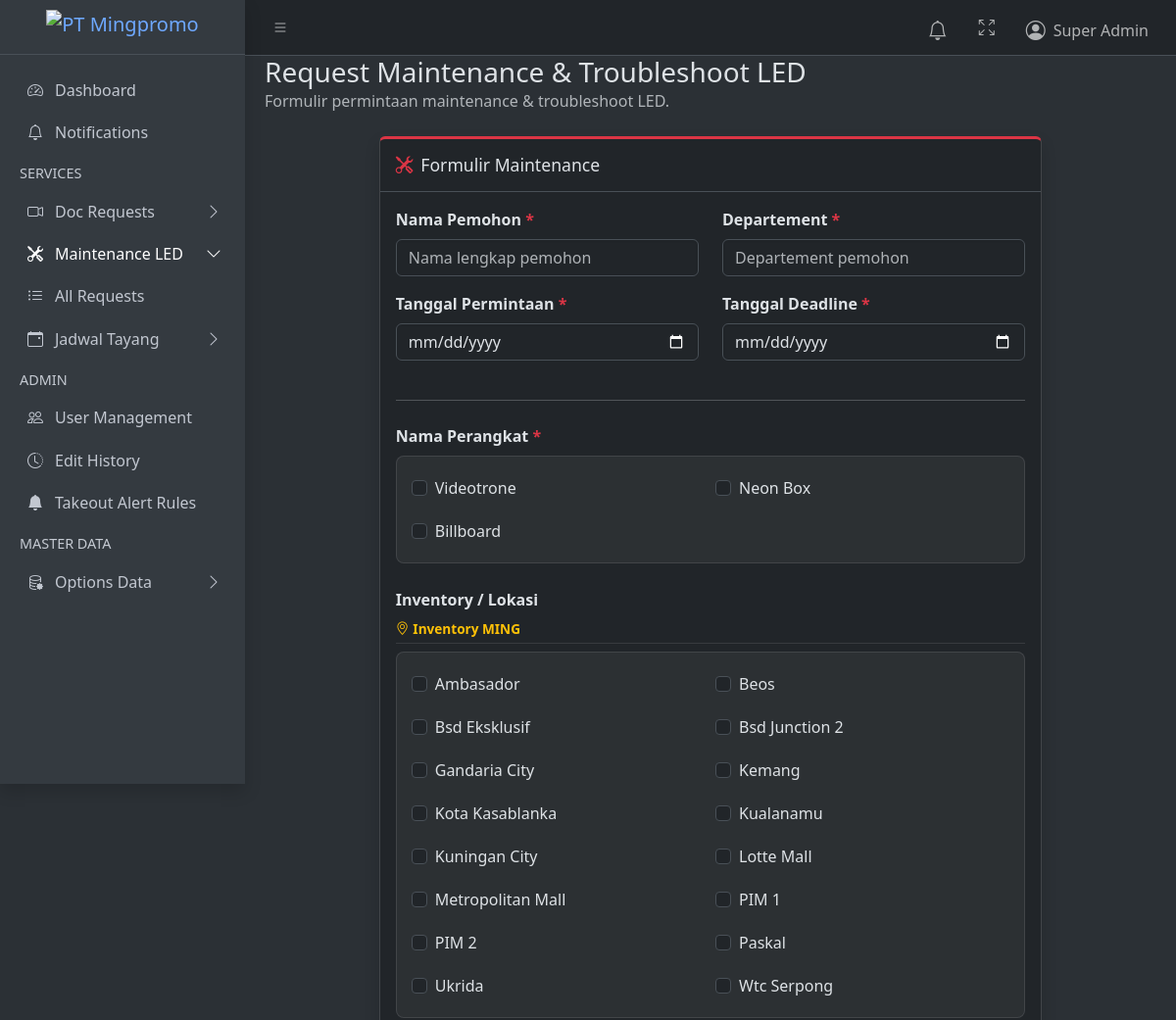
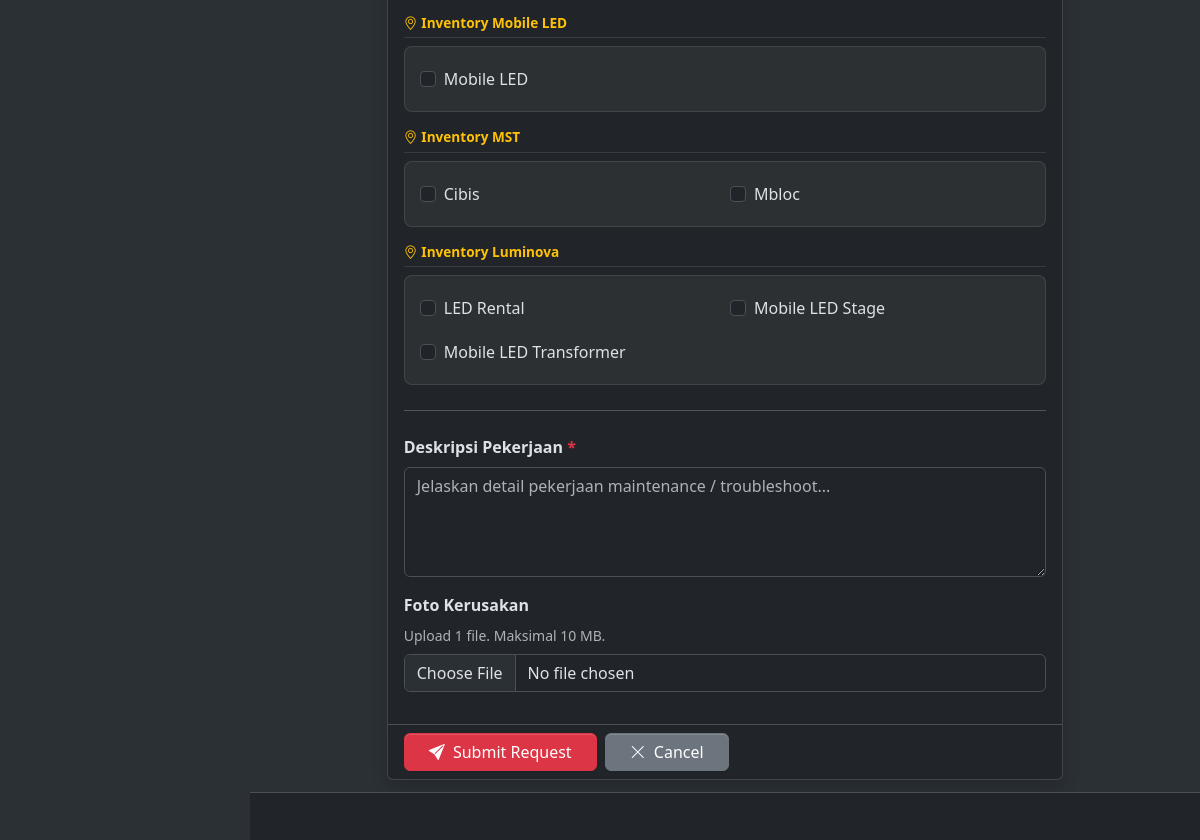
Page /maintenance/create/ (signed in) on the committed database (2 pictures, top to bottom).
### products/models.py (models this page shows, shortened)
class NamaPerangkat(models.Model):
    name = models.CharField(max_length=100, unique=True)
    def __str__(self):
        return self.name

class InventoryItem(models.Model):
    GROUP_CHOICES = [
        ('MING', 'Inventory MING'),
        ('MOBILE_LED', 'Inventory Mobile LED'),
        ('MST', 'Inventory MST'),
        ('LUMINOVA', 'Inventory Luminova'),
    ]
    name = models.CharField(max_length=150)
    group = models.CharField(max_length=20, choices=GROUP_CHOICES)
    class Meta:
        unique_together = ('name', 'group')
        ordering = ['group', 'name']

### products/views.py (the view)
# urls.py: path("maintenance/create/", views.maint_request_create, name="maint_request_create"),
@requester_or_admin_required
def maint_request_create(request):
    form = MaintenanceRequestForm(request.POST or None, request.FILES or None)
    if request.method == "POST" and form.is_valid():
        maint_req = form.save(commit=False)
        maint_req.submitted_by = request.user
        maint_req.save()
        form.save_m2m()
        return redirect("maint_request_list")
    inventory_grouped = {}
    for group_code, group_label in InventoryItem.GROUP_CHOICES:
        items = InventoryItem.objects.filter(group=group_code).order_by("name")
        if items.exists():
            inventory_grouped[group_code] = {
                "label": group_label,
                "items": items,
            }
    return render(request, "products/maint_request_form.html", {
        "form": form,
        "title": "Request Maintenance & Troubleshoot LED",
        "inventory_grouped": inventory_grouped,
    })

### products/views.py (called while the page is built)
def _is_admin(user):
    return user.is_superuser or user.groups.filter(name="admin").exists()

def requester_or_admin_required(view_func):
    @wraps(view_func)
    @login_required
    def wrapper(request, *args, **kwargs):
        if not (_is_admin(request.user) or _is_requester(request.user)):
            return _forbidden_response(request, "Halaman ini hanya bisa diakses oleh Requester atau Admin.")
        return view_func(request, *args, **kwargs)
    return wrapper

### products/templates/products/maint_request_form.html (shortened to what this page needs)
{% extends "layouts/base.html" %}
{% block content %}
<div class="mb-4">
    <h3 class="mb-0">{{ title }}</h3>
    <p class="text-muted mb-0">Formulir permintaan maintenance & troubleshoot LED.</p>
</div>
<div class="row">
    <div class="col-lg-10 col-xl-9 mx-auto">
        <div class="card card-danger card-outline shadow">
            <div class="card-header bg-transparent border-bottom">
                <h3 class="card-title mb-0">
                    <i class="bi bi-tools me-2 text-danger"></i>Formulir Maintenance
                </h3>
            </div>
            <form method="post" enctype="multipart/form-data" novalidate>
                <div class="card-body">
                    <div class="row">
                        <div class="col-md-6 mb-3">
                            <label for="{{ form.nama_pemohon.id_for_label }}" class="form-label fw-bold">
                                Nama Pemohon <span class="text-danger">*</span>
                            </label>
                            {{ form.nama_pemohon }}
                        </div>
                        <div class="col-md-6 mb-3">
                            <label for="{{ form.departement.id_for_label }}" class="form-label fw-bold">
                                Departement <span class="text-danger">*</span>
                            </label>
                            {{ form.departement }}
                        </div>
                    </div>
                    <div class="row">
                        <div class="col-md-6 mb-3">
                            <label for="{{ form.tanggal_permintaan.id_for_label }}" class="form-label fw-bold">
                                Tanggal Permintaan <span class="text-danger">*</span>
                            </label>
                            {{ form.tanggal_permintaan }}
                        </div>
                        <div class="col-md-6 mb-3">
                            <label for="{{ form.tanggal_deadline.id_for_label }}" class="form-label fw-bold">
                                Tanggal Deadline <span class="text-danger">*</span>
                            </label>
                            {{ form.tanggal_deadline }}
                        </div>
                    </div>
                    <hr class="my-4 opacity-25">
                    <div class="field-container">
                        <label class="form-label fw-bold mb-2">Nama Perangkat <span class="text-danger">*</span></label>
                        <div class="choice-grid">
                            {% for checkbox in form.nama_perangkat %}
                            <div class="form-check">
                                {{ checkbox.tag }}
                                <label class="form-check-label" for="{{ checkbox.id_for_label }}">{{ checkbox.choice_label }}</label>
                            </div>
                            {% endfor %}
                        </div>
                    </div>
                    <div class="field-container">
                        <label class="form-label fw-bold mb-2">Inventory / Lokasi</label>
                        {% for group_code, group_data in inventory_grouped.items %}
                        <div class="inventory-group">
                            <div class="inventory-group-header">
                                <i class="bi bi-geo-alt me-1"></i>{{ group_data.label }}
                            </div>
                            <div class="choice-grid">
                                {% for item in group_data.items %}
                                <div class="form-check">
                                    <input type="checkbox" name="inventory_items" value="{{ item.id }}"
                                           class="form-check-input" id="inv_{{ item.id }}"
                                           {% if item.id in form.inventory_items.value %}checked{% endif %}>
                                    <label class="form-check-label" for="inv_{{ item.id }}">{{ item.name }}</label>
                                </div>
                                {% endfor %}
                            </div>
                        </div>
                        {% empty %}
                        <div class="text-muted small">
                            <i class="bi bi-info-circle me-1"></i>Belum ada data inventory. Admin dapat menambahkan melalui Django Admin.
                        </div>
                        {% endfor %}
                    </div>
                    <hr class="my-4 opacity-25">
                    <div class="mb-3">
                        <label for="{{ form.deskripsi_pekerjaan.id_for_label }}" class="form-label fw-bold">
                            Deskripsi Pekerjaan <span class="text-danger">*</span>
                        </label>
                        {{ form.deskripsi_pekerjaan }}
                    </div>
                    <div class="mb-3">
                        <label for="{{ form.foto_kerusakan.id_for_label }}" class="form-label fw-bold">
                            Foto Kerusakan
                        </label>
                        <p class="text-muted small mb-2">Upload 1 file. Maksimal 10 MB.</p>
                        {{ form.foto_kerusakan }}
                    </div>
                </div>
                <div class="card-footer bg-transparent border-top d-flex gap-2">
                    <button type="submit" class="btn btn-danger px-4">
                        <i class="bi bi-send-fill me-1"></i> Submit Request
                    </button>
                    <a href="{% url 'maint_request_list' %}" class="btn btn-secondary px-4">
                        <i class="bi bi-x-lg me-1"></i> Cancel
                    </a>
                </div>
            </form>
        </div>
    </div>
</div>
{% endblock %}

### products/templates/layouts/header.html (shortened to what this page needs)
<nav class="app-header navbar navbar-expand bg-body">
  <div class="container-fluid">
    <ul class="navbar-nav">
      <li class="nav-item">
        <a class="nav-link" data-lte-toggle="sidebar" href="#" role="button">
          <i class="bi bi-list"></i>
        </a>
      </li>
    </ul>
    <ul class="navbar-nav ms-auto">
      <li class="nav-item dropdown" id="notification-center" data-summary-url="{% url 'notification_summary' %}">
        <a href="#" class="nav-link position-relative" data-bs-toggle="dropdown" aria-expanded="false">
          <i class="bi bi-bell fs-5"></i>
        </a>
      </li>
      <li class="nav-item">
        <a class="nav-link" href="#" data-lte-toggle="fullscreen">
          <i data-lte-icon="maximize" class="bi bi-arrows-fullscreen"></i>
        </a>
      </li>
      <li class="nav-item dropdown user-menu">
        <a href="#" class="nav-link dropdown-toggle" data-bs-toggle="dropdown">
          <span class="d-flex align-items-center gap-2">
            <i class="bi bi-person-circle fs-5"></i>
            <span class="d-none d-md-inline">
              {{ user.get_full_name|default:user.username }}
            </span>
          </span>
        </a>
      </li>
    </ul>
  </div>
</nav>

### products/templates/products/maint_request_form.html (style rules this page uses)
.choice-grid { display: grid; grid-template-columns: repeat(auto-fill, minmax(200px, 1fr)); gap: 10px; background: rgba(0, 0, 0, 0.02); padding: 15px; border-radius: 8px; border: 1px solid rgba(0, 0, 0, 0.05); }
[data-bs-theme="dark"] .choice-grid { background: rgba(255, 255, 255, 0.05); border-color: rgba(255, 255, 255, 0.1); }
.form-check { margin-bottom: 0; padding-top: 5px; padding-bottom: 5px; }
.form-check-label { cursor: pointer; font-weight: normal !important; }
.field-container { margin-bottom: 25px; }
.inventory-group-header { font-size: 0.85rem; font-weight: 600; color: #ffc107; margin-bottom: 8px; padding-bottom: 4px; border-bottom: 1px solid rgba(255, 255, 255, 0.1); }
.inventory-group { margin-bottom: 15px; }

### rows in the picture
NamaPerangkat: choice_label "Videotrone"
NamaPerangkat: choice_label "Neon Box"
NamaPerangkat: choice_label "Billboard"
InventoryItem: name "Ambasador"
InventoryItem: name "Beos"
InventoryItem: name "Bsd Eksklusif"
InventoryItem: name "Bsd Junction 2"
InventoryItem: name "Gandaria City"
InventoryItem: name "Kemang"
InventoryItem: name "Kota Kasablanka"
InventoryItem: name "Kualanamu"
InventoryItem: name "Kuningan City"
InventoryItem: name "Lotte Mall"
InventoryItem: name "Metropolitan Mall"
InventoryItem: name "PIM 1"
InventoryItem: name "PIM 2"
InventoryItem: name "Paskal"
InventoryItem: name "Ukrida"
InventoryItem: name "Wtc Serpong"
InventoryItem: name "Mobile LED"
InventoryItem: name "Cibis"
InventoryItem: name "Mbloc"
InventoryItem: name "LED Rental"
InventoryItem: name "Mobile LED Stage"
InventoryItem: name "Mobile LED Transformer"

### other values in the picture
{{ user.get_full_name|default:user.username }} "Super Admin"
{{ title }} "Request Maintenance & Troubleshoot LED"
{{ group_data.label }} "Inventory MING" "Inventory Mobile LED" "Inventory MST" "Inventory Luminova"
